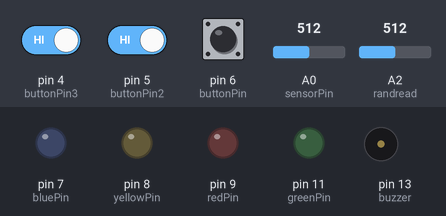
Simulated run of this sketch. Board: Arduino Uno, built with avr-gcc and run on an emulated ATmega328P. Parts: output pins drawn as LEDs (lit = HIGH), buzzer (waves = sounding, pin HIGH). Dashed ring = blinking. Inputs (shaded band) come from the test bench; at power-on: pin 6 (buttonPin) HIGH, pin 4 (buttonPin3) HIGH, pin 5 (buttonPin2) HIGH, A0 (sensorPin) = 512, A2 (randread) = 512. Random numbers use the default seed unless the sketch sets one; what the sketch prints to the serial monitor is not drawn.

Above: at 1.2 s.
1.3 s: pin 6 (buttonPin) pulled LOW for 0.15 s
At 2.6 s:
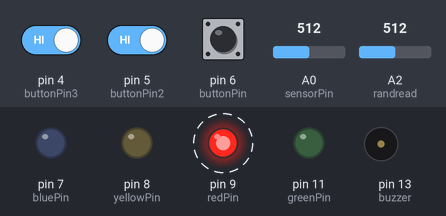
At 4.7 s:
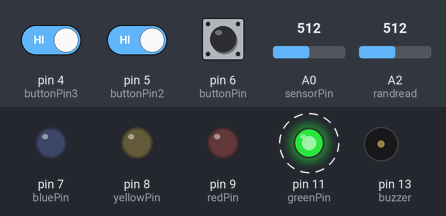
7.4 s: pin 4 (buttonPin3) driven LOW and pin 5 (buttonPin2) driven LOW
At 9.7 s:
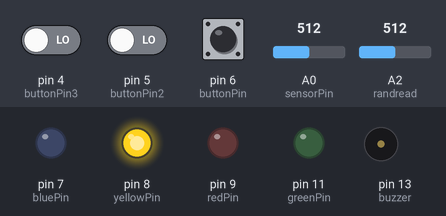
10.4 s: A0 (sensorPin) set to 81
13.3 s: A0 (sensorPin) set to 70
16.3 s: pin 4 (buttonPin3) driven HIGH
19.3 s: pin 6 (buttonPin) pulled LOW for 1 s
At 19.7 s:
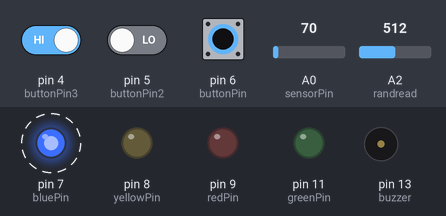
Timing chart, 0 to 24.3 s (numbered marks = the images above; inputs shaded):
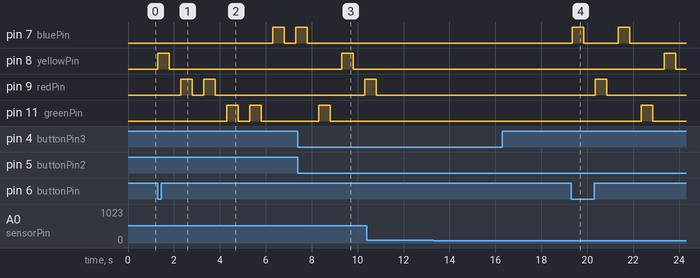

Measured:
- after the input at 1.3 s, pin 7 (bluePin): LOW → HIGH after 5.0 s, → LOW 0.50 s later, → HIGH 0.50 s later; pin 8 (yellowPin): LOW → HIGH at once, → LOW 0.50 s later
- after the input at 13.3 s, every drawn part: stays the same
- after the input at 16.3 s, every drawn part: stays the same
- after the input at 19.3 s, pin 7 (bluePin): alternates HIGH for 0.50 s and LOW for 1.5 s, starting after 0.06 s; pin 8 (yellowPin): LOW → HIGH after 4.1 s, → LOW 0.50 s later; pin 9 (redPin): LOW → HIGH after 1.1 s, → LOW 0.50 s later; pin 11 (greenPin): LOW → HIGH after 3.1 s, → LOW 0.50 s later

The sketch:

main_arduino_game_code__hover_and_memory_.ino
```cpp
int buttonState=0;
int buttonState2= 0;
int buttonState3=0;

int prevVal=0;
int tryer =0;

int timepassed= millis();

const int buttonPin =6;
const int buttonPin2=5;
const int buttonPin3= 4;
const int sensorPin = A0;

const int redPin =9;
const int bluePin= 7;
const int yellowPin= 8;
const int greenPin = 11;
const int buzzer= 13;


const int randread =A2;

void setup() {

pinMode(randread, INPUT);
pinMode(redPin,OUTPUT);
pinMode(yellowPin, OUTPUT);
pinMode (greenPin, OUTPUT);
pinMode (bluePin, OUTPUT);

pinMode ( buttonPin, INPUT_PULLUP);
pinMode( buttonPin2, INPUT_PULLUP);
pinMode(buttonPin3, INPUT_PULLUP);
pinMode(sensorPin, INPUT);
pinMode(buzzer, OUTPUT);


// code for the hover game
Serial.begin(9600);

Serial.print("To calibrate your photoresistor scroll down on the code to wear it says int brightness high and set it equal to the following number ->");
int calibration=analogRead(sensorPin);
Serial.println(calibration);
}

void loop()
{
  buttonState=digitalRead(buttonPin);
  buttonState2=digitalRead(buttonPin2);
  buttonState3= digitalRead(buttonPin3);

 if(buttonState3==LOW){
       int brightnessHigh=73;
       int brightnessLow= 5;
       int reading = analogRead(sensorPin);
       int brightness =map(reading,brightnessLow,brightnessHigh,0,100);
       delay(500);

       if (prevVal==0 && tryer==0){
         Serial.println(" ");
         Serial.println("Welcome to the Hover challenge. You are on level 1, which is the easiest level. You have two tries to expose the photoresistor to a interval between 80% and 100% brightness");
         Serial.println(" ");
         prevVal=1;
         tryer=0;
       }

       else if (prevVal==1 && tryer==0) {
           if (brightness<=100 && brightness>=80){
           Serial.print("You got a brightness of ");
           Serial.print(brightness);
           Serial.println(" ");
           delay(1000);
           Serial.println("Congratulations you have passed level 1. Now onto level 2 you have two tries to keep the the resistor between 80% and 70% brightness");
           Serial.println(" ");
           prevVal=2;
           tryer=0;
          }
           else {
            Serial.print("Sorry, you got a brightness of ");
            Serial.print(brightness);
            Serial.print(". You have one more attempt.");
            Serial.println(" ");
            prevVal=1;
            tryer=1;
          }
         }
       else if (prevVal==1 && tryer==1) {
           if (brightness<=100 && brightness>=80){
           Serial.print("You got a brightness of ");
           Serial.print(brightness);
           Serial.println(" ");
           delay(1000);
           Serial.println("Congratulations you have passed level 1. Now onto level 2 you have two tries to keep the the resistor between 80% and 70% brightness");
           Serial.println(" ");
           prevVal=2;
           tryer=0;
          }
           else {
            Serial.print("Sorry, you got a brightness of ");
            Serial.print(brightness);
            Serial.print(". You did not pass the challenge. Better luck next time!");
            Serial.println(" ");
            prevVal=0;
            tryer=0;
          }
         }


       else if (prevVal==2 && tryer==0) {
           if (brightness<=80 && brightness>=70) {
           Serial.print("You got a brightness of ");
           Serial.print(brightness);
           Serial.println(" ");
           delay(1000);
           Serial.println("Congratulations you have passed level 2. Now onto level 3 you have two tries to keep the resistor between 70% and 65% brightness");
           Serial.println(" ");
           prevVal=3;
           tryer=0;
         }
           else {
            Serial.print("Sorry, you got a brightness of ");
            Serial.print(brightness);
            Serial.print(". You have one more attempt.");
            Serial.println(" ");
            prevVal=2;
            tryer=1;
         }
        }
        else if (prevVal==2 && tryer==1) {
           if (brightness<=80 && brightness>=70) {
           Serial.print("You got a brightness of ");
           Serial.print(brightness);
           Serial.println(" ");
           delay(1000);
           Serial.println("Congratulations you have passed level 2. Now onto level 3 you have two tries to keep the resistor between 70% and 65% brightness");
           Serial.println(" ");
           prevVal=3;
           tryer=0;
         }
           else {
            Serial.print("Sorry, you got a brightness of ");
            Serial.print(brightness);
            Serial.print(". You did not pass the challenge. Better luck next time!");
            Serial.println(" ");
            prevVal=0;
            tryer=0;
         }
        }


        else if (prevVal==3 && tryer==0) {
           if (brightness<=70 && brightness>=65) {
           Serial.print("You got a brightness of ");
           Serial.print(brightness);
           Serial.println(" ");
           delay(1000);
           Serial.println("Congratulations you have passed level 3. Now onto level 4, the hardest one: you have two tries to keep the resistor between 65% and 63% brightness");
           Serial.println(" ");
           prevVal=4;
           tryer=0;
         }
           else {
            Serial.print("Sorry, you got a brightness of ");
            Serial.print(brightness);
            Serial.print(". You have one more attempt.");
            Serial.println(" ");
            prevVal=3;
            tryer=1;
         }
       }

       else if (prevVal==3 && tryer==1) {
           if (brightness<=70 && brightness>=65) {
           Serial.print("You got a brightness of ");
           Serial.print(brightness);
           Serial.println(" ");
           delay(1000);
           Serial.println("Congratulations you have passed level 3. Now onto level 4, the hardest one: you have two tries to keep the resistor between 65% and 63% brightness");
           Serial.println(" ");
           prevVal=4;
           tryer=0;
         }
           else {
            Serial.print("Sorry, you got a brightness of ");
            Serial.print(brightness);
            Serial.print(". You did not pass the challenge. Better luck next time!");
            Serial.println(" ");
            prevVal=0;
            tryer=0;
         }
       }


        else if (prevVal==4 && tryer==0) {
           if (brightness<=65 && brightness>=63) {
           Serial.print("You got a brightness of ");
           Serial.print(brightness);
           Serial.println(" ");
           delay(1000);
           Serial.println("Congratulations you have won the mini game!!!");
           Serial.println(" ");
           prevVal=0;
           tryer=0;
         }
           else {
            Serial.print("Sorry, you got a brightness of ");
            Serial.print(brightness);
            Serial.print(". You have one more attempt.");
            Serial.println(" ");
            prevVal=4;
            tryer=1;
         }
       }
        else if (prevVal==4 && tryer==1) {
           if (brightness<=65 && brightness>=63) {
           Serial.print("You got a brightness of ");
           Serial.print(brightness);
           Serial.println(" ");
           delay(1000);
           Serial.println("Congratulations you have won the mini game!!!");
           Serial.println(" ");
           prevVal=0;
           tryer=0;
         }
           else {
            Serial.print("Sorry, you got a brightness of ");
            Serial.print(brightness);
            Serial.print(". You did not pass the challenge. Better luck next time!");
            Serial.println(" ");
            prevVal=0;
            tryer=0;
         }
       }
    }


// code for the other task in the game, which is the memory game
if(buttonState==LOW)
{
int i=0;

while(i<10)
{
  randomSeed(analogRead(A2));
  int num=rand()%4;

if(num==0)
{
  digitalWrite (bluePin,HIGH);
  delay(500);
  digitalWrite(bluePin,LOW);
  delay(500);
  Serial.print("Blue ");
}
else if(num==1)
{
 digitalWrite (redPin,HIGH);
  delay(500);
  digitalWrite(redPin,LOW);
  delay(500);
  Serial.print("Red ");
}
else if(num==2)
{
  digitalWrite (greenPin,HIGH);
  delay(500);
  digitalWrite(greenPin,LOW);
  delay(500);
  Serial.print("Green ");
}
else if(num==3)
{
  digitalWrite (yellowPin,HIGH);
  delay(500);
  digitalWrite(yellowPin,LOW);
  delay(500);
  Serial.print("Yellow ");
}
i++;
}
 Serial.println( );
}

else
digitalWrite(yellowPin, LOW);
digitalWrite(greenPin, LOW);
digitalWrite(bluePin, LOW);
digitalWrite (redPin, LOW);


// code for the other challenge in the game, which is the music challenge
if(buttonState2==LOW)
{
Serial.println("This is the wrong program. Please use the Music Challenge Program.");
}
}
```
